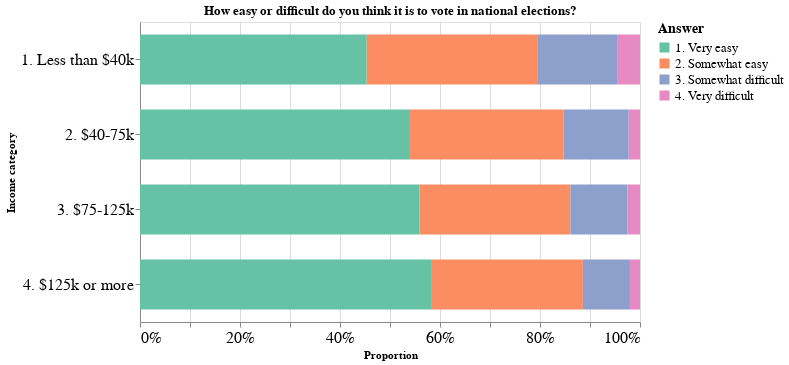

Notebook code cell kept with this figure:
### Markdown cell above
###### Voting

### Code cell
A_5304.vote

### Figure 1 — Vega-Lite specification as saved in the notebook (floating-point values rounded to 4 significant figures)
{"config": {"view": {"continuousWidth": 400, "continuousHeight": 300}}, "data": {"name": "data-fb07abbf09a63b914886a242ac8522ef"}, "mark": {"type": "bar", "size": 50}, "encoding": {"color": {"field": "val", "legend": {"labelFontSize": 13, "titleFontSize": 14}, "scale": {"scheme": "set2"}, "title": "Answer", "type": "nominal"}, "tooltip": {"field": "val", "type": "nominal"}, "x": {"axis": {"labelFontSize": 16}, "field": "count", "stack": "normalize", "title": "Proportion", "type": "quantitative"}, "y": {"axis": {"labelFontSize": 16}, "field": "income_cat", "title": "Income category", "type": "nominal"}}, "height": 300, "title": "How easy or difficult do you think it is to vote in national elections?", "width": 500, "$schema": "https://vega.github.io/schema/vega-lite/v4.17.0.json", "datasets": {"data-fb07abbf09a63b914886a242ac8522ef": [{"income_cat": "4. $125k or more", "val": "1. Very easy", "count": 812}, {"income_cat": "4. $125k or more", "val": "2. Somewhat easy", "count": 420}, {"income_cat": "4. $125k or more", "val": "3. Somewhat difficult", "count": 131}, {"income_cat": "4. $125k or more", "val": "4. Very difficult", "count": 28}, {"income_cat": "3. $75-125k", "val": "1. Very easy", "count": 903}, {"income_cat": "3. $75-125k", "val": "2. Somewhat easy", "count": 487}, {"income_cat": "3. $75-125k", "val": "3. Somewhat difficult", "count": 185}, {"income_cat": "3. $75-125k", "val": "4. Very difficult", "count": 40}, {"income_cat": "2. $40-75k", "val": "1. Very easy", "count": 744}, {"income_cat": "2. $40-75k", "val": "2. Somewhat easy", "count": 423}, {"income_cat": "2. $40-75k", "val": "3. Somewhat difficult", "count": 180}, {"income_cat": "2. $40-75k", "val": "4. Very difficult", "count": 31}, {"income_cat": "1. Less than $40k", "val": "1. Very easy", "count": 633}, {"income_cat": "1. Less than $40k", "val": "2. Somewhat easy", "count": 476}, {"income_cat": "1. Less than $40k", "val": "3. Somewhat difficult", "count": 223}, {"income_cat": "1. Less than $40k", "val": "4. Very difficult", "count": 64}]}}
